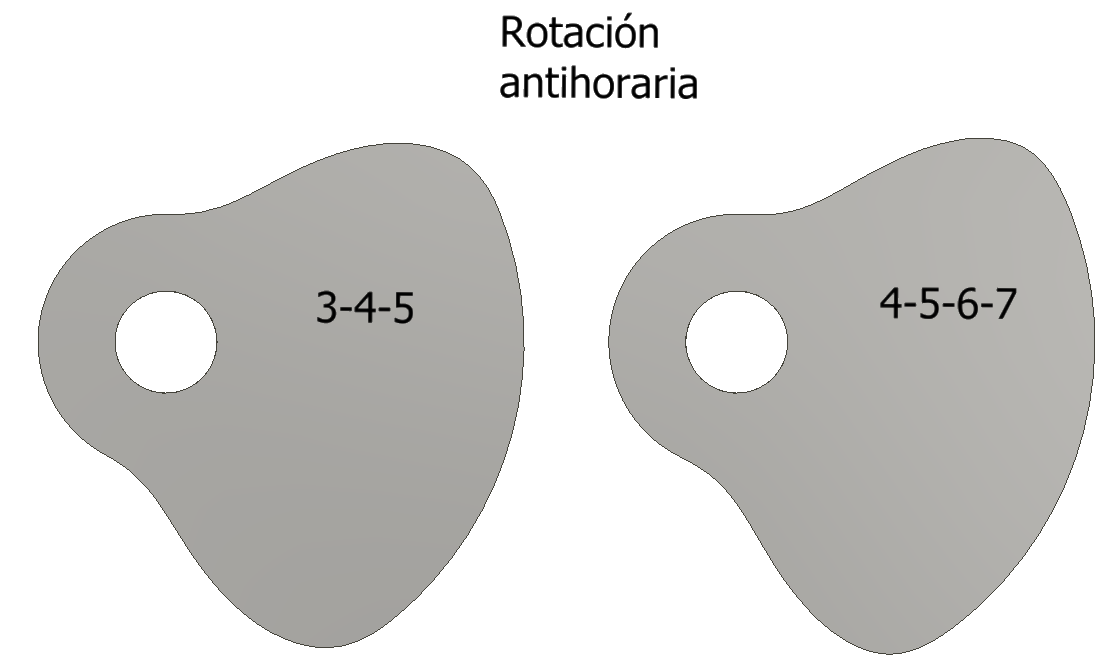
#> input picture cam_mechanism/CAD_levas/Grupo_6.PNG, 1104 x 670 px, found by its file name
$ python grupo_6_OK.py
#> lines starting #> are read from the running program, lines starting #| are printed output that depends on the picture
# Grupo 6:
# Diseñar una leva con doble detenimiento con un tipo de programa de movimiento RDFD para mover un seguidor en subida de 0 mm a 45 mm durante 70°, detenimiento en 45 mm durante 70°, bajada de 45 mm durante 70°, y detenimiento en 0 mm en el resto del movimiento.

import numpy as np
import matplotlib.pyplot as plt
import matplotlib.image as mpimg

# Definition of beta, theta and omega
beta_1 = 70 # Change for every exercise
beta_2 = beta_1 * 2
beta_3 = beta_1 * 3
beta_4 = 361 - beta_3

theta_1 = np.arange(0, beta_1+1, 1)
theta_2 = np.arange(beta_1, beta_2+1, 1)
theta_3 = np.arange(beta_2, beta_3+1, 1)
theta_4 = np.arange(beta_3, 361, 1)
theta_4_fall = np.arange(0, beta_4, 1)

omega = 2*np.pi

# Maximum height of the follower
h = 45 # milimeters

# Polinomial 3-4-5
# Define the polinomial coefficients for the polinomial 3-4-5 as "c"
c3 = 10*h
c4 = -15*h
c5 = 6*h

# Follower position by intervals
d_low_11 = [0] * (beta_1+1)
d_low_12 = [0] * (beta_4)
s_rise_1 = c3*(theta_1/beta_1)**3 + c4*(theta_1/beta_1)**4 + c5*(theta_1/beta_1)**5
s_fall_1 = h - s_rise_1
d_high_1 = [h] * (beta_1+1) #  CHANGED THE ARGUMENT FOR [h] * [beta_1+1]

# Follower velocity

v_rise_1 = omega * 1/np.radians(beta_1) * (3*c3*(theta_1/beta_1)**2 +4*c4*(theta_1/beta_1)**3 +5*c5*(theta_1/beta_1)**4 )
v_fall_1 = -v_rise_1

# Follower acceleration
a_rise_1 = omega**2 * 1/np.radians(beta_1**2) * (6*c3*(theta_1/beta_1) + 12*c4*(theta_1/beta_1)**2 + 20*c5*(theta_1/beta_1)**3 )
a_fall_1 = -a_rise_1

# Follower jerk
j_rise_1 = omega**3 * 1/np.radians(beta_1**3) * (6*c3 + 24*c4*(theta_1/beta_1) + 60*c5*(theta_1/beta_1)**2 )
j_fall_1 = -j_rise_1

# Maximum values
max_v_1 = max(np.absolute(v_rise_1))
max_a_1 = max(np.absolute(a_rise_1))
max_j_1 = max(np.absolute(j_rise_1))


#______________________________________________________________________________________________________________________________________

# Define the polinomial coefficients for the polinomial 4-5-6-7 as "p"

p4 = 35*h
p5 = -84*h
p6 = 70*h
p7 = -20*h

# Follower position by intervals
d_low_2 = [0] * (beta_4)
s_rise_2 = p4*(theta_1/beta_1)**4 + p5*(theta_1/beta_1)**5 + p6*(theta_1/beta_1)**6 + p7*(theta_1/beta_1)**7
s_fall_2 = h - s_rise_2
d_high_2 = [h] * (beta_1+1) # CHANGED THE ARGUMENT FOR [h] * [beta_1+1]

# Follower velocity
v_rise_2 = omega * 1/np.radians(beta_1) * (4*p4*(theta_1/beta_1)**3 + 5*p5*(theta_1/beta_1)**4 + 6*p6*(theta_1/beta_1)**5 + 7*p7*(theta_1/beta_1)**6 )
v_fall_2 = -v_rise_2

# Follower acceleration
a_rise_2 = omega**2 * 1/np.radians(beta_1**2) * (12*p4*(theta_1/beta_1)**2 + 20*p5*(theta_1/beta_1)**3 + 30*p6*(theta_1/beta_1)**4 + 42*p7*(theta_1/beta_1)**5 )
a_fall_2 = -a_rise_2

# Follower jerk
j_rise_2 = omega**3 * 1/np.radians(beta_1**3) * (24*p4*(theta_1/beta_1) + 60*p5*(theta_1/beta_1)**2 + 120*p6*(theta_1/beta_1)**3 + 210*p7*(theta_1/beta_1)**4 )
j_fall_2 = -j_rise_2

# Maximum values
max_v_2 = max(np.absolute(v_rise_2))
max_a_2 = max(np.absolute(a_rise_2))
max_j_2 = max(np.absolute(j_rise_2))

# Print maximum values for the polinomial 3-4-5
print("The maximum values for the polinomial 3-4-5 are:")
print("The maximum velocity is: ", format(max_v_1, ".2f"), " mm/s")
print("The maximum acceleration is: ", format(max_a_1, ".2f"), " mm/s^2")
print("The maximum jerk is: ", format(max_j_1, ".2f"), " mm/s^3")
print()


# Print maximum values for the polinomial 4-5-6-7
print("The maximum values for the polinomial 4-5-6-7 are:")
print("The maximum velocity is: ", format(max_v_2, ".2f"), " mm/s")
print("The maximum acceleration is: ", format(max_a_2, ".2f"), " mm/s^2")
print("The maximum jerk is: ", format(max_j_2, ".2f"), " mm/s^3")

# ______________________________________________________________________________________________________________________________________
# Export the polinomials as a .txt file

# normalized polinomial 3-4-5

# x_1 = theta_1/beta_1
# y_1 = s_rise_1/h

# data_1 = np.column_stack((x_1, y_1))

# np.savetxt("grupo_1_polinomio_3-4-5.txt", data_1, delimiter = ";", fmt = "%.6f")

# # Normalized polinomial 4-5-6-7

# x_2 = theta_1/beta_1
# y_2 = s_rise_2/h

# data_2 = np.column_stack((x_2, y_2))

# np.savetxt("grupo_1_polinomio_4-5-6-7.txt", data_2, delimiter = ";", fmt = "%.6f")

# ______________________________________________________________________________________________________________________________________

# Import cam images

# HOME
image_path = "D:/OneDrive - Instituto Tecnológico Metropolitano/ITM/2. Teaching/2. Catedra/1. Mecanismos/Evaluación/6. Diseño_levas (20%)/Soluciones_ejercicios_levas/CAD_levas/Grupo_6.PNG"

# LAB
# image_path = "C:/Users/cadd.ITMROBLEDO/OneDrive - Instituto Tecnológico Metropolitano/ITM/2. Teaching/2. Catedra/1. Mecanismos/Evaluación/6. Diseño_levas (20%)/Soluciones_ejercicios_levas/CAD_levas/Grupo_6.PNG"

# LAPTOP windows
# image_path = "C:/Users/Oscar Monsalve/OneDrive - INSTITUTO TECNOLOGICO METROPOLITANO - ITM/ITM/2. Teaching/2. Catedra/1. Mecanismos/Evaluación/6. Diseño_levas (20%)/Soluciones_ejercicios_levas/CAD_levas/Grupo_6.PNG"

# Ubuntu
image_path = "/home/om/personal/coding/mechanisms/cam_mechanism/CAD_levas/Grupo_6.PNG"

image = mpimg.imread(image_path)
#> image is the input picture: shape (670, 1104, 4) float32; mean R, G, B, A 0.848, 0.847, 0.84, 1

# ________________________________________________________________________

# Plots for the polinomial 3-4-5

fig, p1 = plt.subplots(4, 1, sharex= True)

p1[0].plot(
    theta_1, s_rise_1,
    theta_2, d_high_1,
    theta_3, s_fall_1,
    theta_4, d_low_12,
    label = "Desplazamiento"
)

p1[1].plot(
    theta_1, v_rise_1,
    theta_2, d_low_11,
    theta_3, v_fall_1,
    theta_4, d_low_12,
    label = "Velocidad"
)

p1[2].plot(
    theta_1, a_rise_1,
    theta_2, d_low_11,
    theta_3, a_fall_1,
    theta_4, d_low_12,
    label = "Aceleración"
)

p1[3].plot(
    theta_1, j_rise_1,
    theta_2, d_low_11,
    theta_3, j_fall_1,
    theta_4, d_low_12,
    label = "Sobreaceleración"
)

# x-axis parameters
plt.xlabel(r"$\theta$ (°)")
plt.xlim([0,360])
plt.xticks([0, beta_1, beta_2, beta_3, 360])


# Plots for the polinomial 4-5-6-7

fig, p2 = plt.subplots(4, 1, sharex= True)

p2[0].plot(
    theta_1, s_rise_2,
    theta_2, d_high_2,
    theta_3, s_fall_2,
    theta_4, d_low_2,
    label = "Desplazamiento"
)

p2[1].plot(
    theta_1, v_rise_2,
    theta_2, d_low_11,
    theta_3, v_fall_2,
    theta_4, d_low_12,
    label = "Velocidad"
)

p2[2].plot(
    theta_1, a_rise_2,
    theta_2, d_low_11,
    theta_3, a_fall_2,
    theta_4, d_low_12,
    label = "Aceleración"
)

p2[3].plot(
    theta_1, j_rise_2,
    theta_2, d_low_11,
    theta_3, j_fall_2,
    theta_4, d_low_12,
    label = "Sobreaceleración"
)

# x-axis parameters
plt.xlabel(r"$\theta$ (°)")
plt.xlim([0,360])
plt.xticks([0, beta_1, beta_2, beta_3, 360])


# Titles for both plots
p1[0].set_title("Diagrama S V A J: polinomio 3-4-5")
p2[0].set_title("Diagrama S V A J: polinomio 4-5-6-7")

# y-axis titles for both plots
p1[0].set_ylabel("s (mm)", fontsize=12)
p1[1].set_ylabel("v (mm/s)", fontsize=12)
p1[2].set_ylabel("a $(mm/s^2)$", fontsize=12)
p1[3].set_ylabel("j $(mm/s^3)$", fontsize=12)

p2[0].set_ylabel("s (mm)", fontsize=12)
p2[1].set_ylabel("v (mm/s)", fontsize=12)
p2[2].set_ylabel("a $(mm/s^2)$", fontsize=12)
p2[3].set_ylabel("j $(mm/s^3)$", fontsize=12)


# Plot the imported image of the cam
plt.figure()
plt.imshow(image)

# Title
plt.title("Modelo CAD de la leva", fontsize=14)
plt.xticks([])
plt.yticks([])

plt.tight_layout()
plt.show()
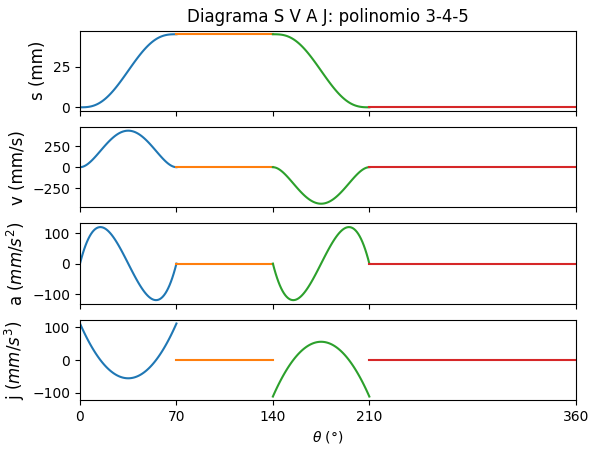
#> figure drawn by matplotlib, 4 panels; panel 4: curve peaks at x = 0, y = 111.9; panel 4: curve peaks at x = 175, y = 55.94
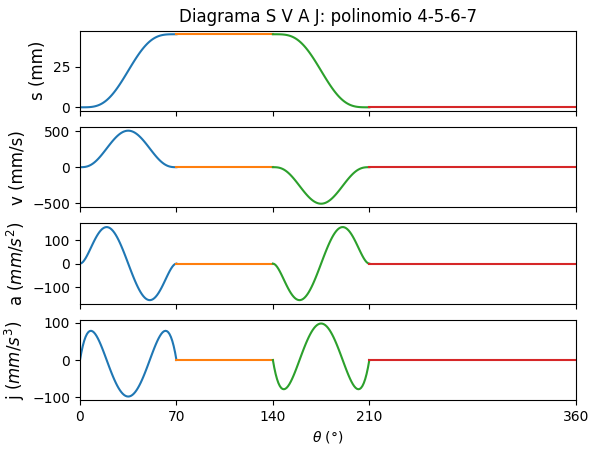
#> figure drawn by matplotlib, 4 panels; panel 4: curve peaks at x = 62, y = 78.3; panel 4: curve peaks at x = 175, y = 97.89
